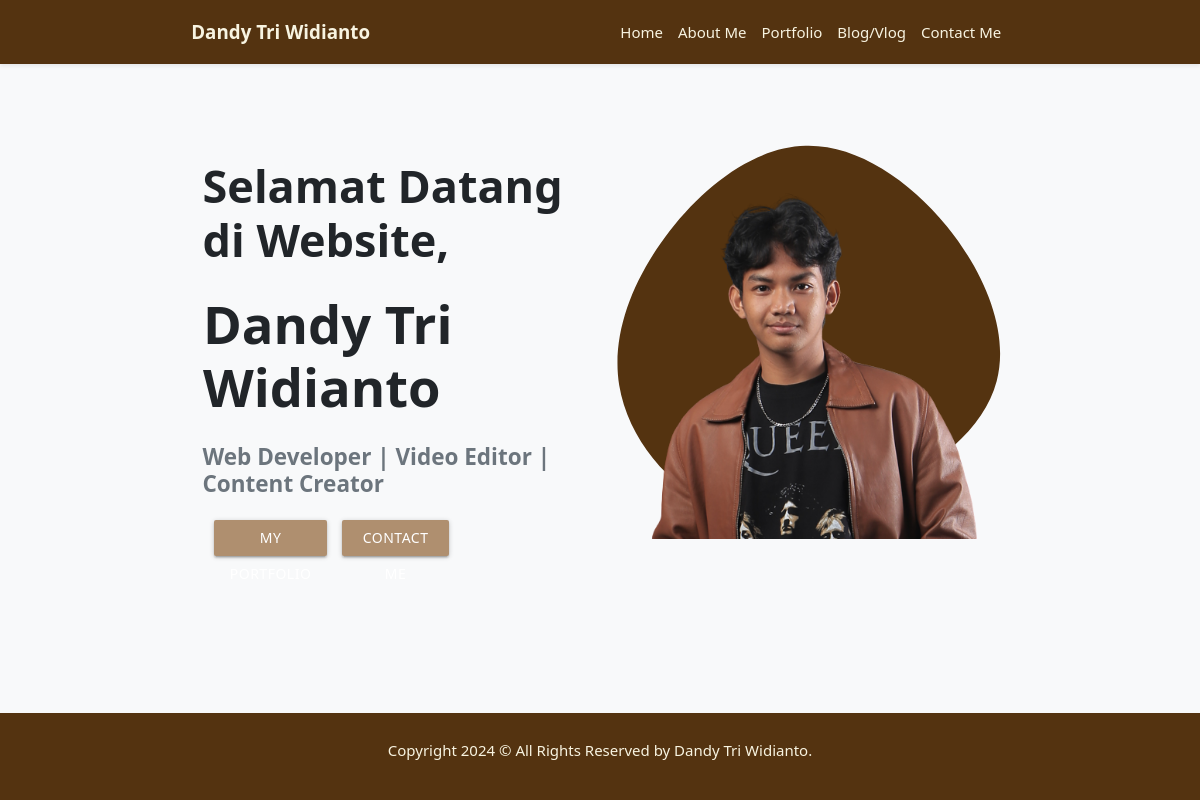
The page / on the database its author committed.
### tables this page shows
CREATE TABLE `dashboard` (
  `id` int(11) NOT NULL,
  `title` varchar(255) NOT NULL,
  `quote` varchar(255) NOT NULL,
  `description` text NOT NULL,
  `date_of_contents` timestamp NOT NULL DEFAULT current_timestamp() ON UPDATE current_timestamp()
);

### inc/inc_function.php (called while the page is built, shortened)
<?php
function url_dasar(){
    $url_dasar = "https://".$_SERVER['SERVER_NAME'].dirname($_SERVER['SCRIPT_NAME']);
    return $url_dasar;
}
function imagesHome($id) {
    global $connect;
    $sql1 = "SELECT * FROM dashboard WHERE id = '$id'";
    $q1 = mysqli_query($connect, $sql1);
    $r1 = mysqli_fetch_array($q1);
    $text = $r1['description'];
    preg_match('/< *img[^>]*src *= *["\']?([^"\']*)/i', $text, $img);
    $gambar = $img[1];
    $gambar = str_replace("../images/", url_dasar()."/images/", $gambar);
    return $gambar;
}
function titleHome($id) {
    global $connect;
    $sql1 = "SELECT * FROM dashboard WHERE id = '$id'";
    $q1 = mysqli_query($connect, $sql1);
    $r1 = mysqli_fetch_array($q1);
    $text = $r1['title'];
    return $text;
}
function quoteHome($id) {
    global $connect;
    $sql1 = "SELECT * FROM dashboard WHERE id = '$id'";
    $q1 = mysqli_query($connect, $sql1);
    $r1 = mysqli_fetch_array($q1);
    $text = $r1['quote'];
    return $text;
}
function descriptionHome($id) {
    global $connect;
    $sql1 = "SELECT * FROM dashboard WHERE id = '$id'";
    $q1 = mysqli_query($connect, $sql1);
    $r1 = mysqli_fetch_array($q1);
    $text = strip_tags($r1['description']);
    return $text;
}
?>

### index.php (the view, shortened to what this page needs)
<?php
include_once("inc/connectDB.php");
include_once("inc/inc_function.php");
?>
<?php include("index_header.php") ?>
<section class="flex-fill bg-light text-dark d-flex align-items-center">
    <div class="container">
        <div class="row align-items-center">
            <div class="col-lg-6 text-center text-lg-start">
                <h1 class="display-5 fw-bold text-dark" data-aos="fade-down-right" data-aos-duration="1000"><?php echo titleHome('1')?></h1>
                <h1 class="display-4 fw-bold text-dark mt-1" data-aos="zoom-in" data-aos-duration="1000"><?php echo quoteHome('1')?></h1>
                <h2 class="h4 fw-semibold text-secondary mb-4" data-aos="fade-left" data-aos-duration="1000"><?php echo descriptionHome('1') ?></h2>
                <div class="row justify-content-start">
                    <div class="col-4">
                        <a href="portfolio.php" class="btn btn-primary" style="background-color: #AF8F6F;" data-aos="fade-left" data-aos-duration="1000">My Portfolio</a>
                    </div>
                    <div class="col-4">
                        <a href="contact.php" class="btn btn-primary" style="background-color: #AF8F6F;" data-aos="fade-left" data-aos-duration="1000">Contact Me</a>
                    </div>
                </div>
            </div>
            <div class="col-lg-6 text-center">
                <div class="position-relative mt-5 mt-lg-0">
                    <img src="<?php echo imagesHome('1')?>" alt="Dandy Tri Widianto" class="img-fluid position-relative z-3">
                    <span class="position-absolute bottom-0 start-50 translate-middle-x" style="transform: translateY(10px) scale(1.1);">
                    </span>
                </div>
            </div>
        </div>
    </div>
</section>
<?php include("index_footer.php") ?>

### rows shown on the page
dashboard: title "Selamat Datang di Website,", quote "Dandy Tri Widianto", description "Web Developer | Video Editor | Content Creator"
